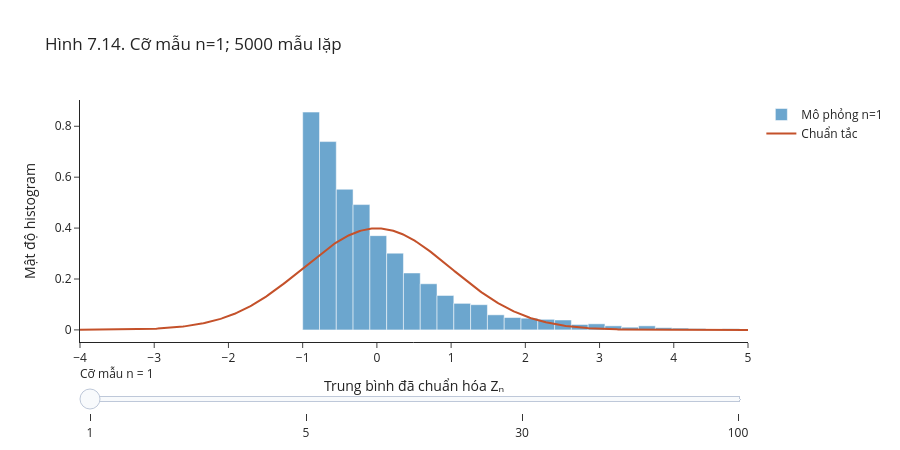

Write notebook code for a chart like this one.
### Markdown cell above
Ở hình tương tác dưới, thanh trượt đổi **cỡ mẫu** của các phân phối vừa mô phỏng (`z_theo_n`). Rê chuột để đọc khoảng $z$ và chiều cao mật độ; tổng diện tích các cột là 1. Ô này dùng lại kết quả đã tạo, nên kéo thanh trượt không mô phỏng lại và không đổi seed.

<!-- branch-plot-instructions:start -->

**Đọc code vẽ bằng Plotly.** `go.Figure` chứa các trace; mỗi `go.Scatter`, `go.Bar` hoặc trace khác nhận các mảng dữ liệu đã tính. `update_layout` đặt tiêu đề, nhãn và bộ điều khiển. Thanh trượt chọn trạng thái được dựng sẵn trong `steps`; đối chiếu `visible` hoặc dữ liệu của trace để biết hình thay đổi thế nào. Thử đổi thuộc tính hiển thị trong trace hoặc layout, rồi chạy lại ô; giữ dữ liệu để so sánh.

<!-- branch-plot-instructions:end -->

### Code cell
fig_clt = go.Figure()
cac_n=list(z_theo_n)
for i,n in enumerate(cac_n):
    cao,bien=np.histogram(z_theo_n[n],bins=40,density=True)
    tam=(bien[:-1]+bien[1:])/2
    fig_clt.add_trace(go.Bar(x=tam,y=cao,width=np.diff(bien),visible=(i==0),
        name=f"Mô phỏng n={n}",opacity=0.65,
        hovertemplate="z ≈ %{x:.2f}<br>Mật độ %{y:.3f}<extra></extra>"))
fig_clt.add_trace(go.Scatter(x=luoi_z,y=stats.norm.pdf(luoi_z),mode="lines",name="Chuẩn tắc",
                           line={"color":"#C4512A"}))
steps=[]
for i,n in enumerate(cac_n):
    steps.append(dict(method="update",label=str(n),args=[{"visible":[j==i for j in range(len(cac_n))]+[True]},
        {"title":{"text":f"Hình 7.14. Cỡ mẫu n={n}; {lap_clt} mẫu lặp"}}]))
fig_clt.update_layout(title=f"Hình 7.14. Cỡ mẫu n={cac_n[0]}; {lap_clt} mẫu lặp",
    xaxis={"title":"Trung bình đã chuẩn hóa Zₙ","range":[-4,5]},yaxis_title="Mật độ histogram",
    sliders=[dict(currentvalue={"prefix":"Cỡ mẫu n = "},steps=steps)],height=450,bargap=0)
fig_clt.show()

### Figure 1 — Plotly figure (JSON) as saved in the notebook; plotly's stock layout.template omitted (floating-point values rounded to 4 significant figures; data arrays with more than 128 entries replaced by an {"elided": "..."} marker saying what was removed)
{"data": [{"hovertemplate": "z ≈ %{x:.2f}<br>Mật độ %{y:.3f}<extra></extra>", "name": "Mô phỏng n=1", "opacity": 0.65, "type": "bar", "visible": true, "width": [0.2262, 0.2262, 0.2262, 0.2262, 0.2262, 0.2262, 0.2262, 0.2262, 0.2262, 0.2262, 0.2262, 0.2262, 0.2262, 0.2262, 0.2262, 0.2262, 0.2262, 0.2262, 0.2262, 0.2262, 0.2262, 0.2262, 0.2262, 0.2262, 0.2262, 0.2262, 0.2262, 0.2262, 0.2262, 0.2262, 0.2262, 0.2262, 0.2262, 0.2262, 0.2262, 0.2262, 0.2262, 0.2262, 0.2262, 0.2262], "x": [-0.8865, -0.6603, -0.434, -0.2078, 0.01846, 0.2447, 0.4709, 0.6972, 0.9234, 1.15, 1.376, 1.602, 1.828, 2.055, 2.281, 2.507, 2.733, 2.96, 3.186, 3.412, 3.638, 3.865, 4.091, 4.317, 4.543, 4.77, 4.996, 5.222, 5.448, 5.675, 5.901, 6.127, 6.353, 6.58, 6.806, 7.032, 7.258, 7.485, 7.711, 7.937], "y": [0.8557, 0.7399, 0.5525, 0.4924, 0.3704, 0.3014, 0.2237, 0.1812, 0.1353, 0.1043, 0.09901, 0.05923, 0.04862, 0.04597, 0.04155, 0.0389, 0.02122, 0.02387, 0.01591, 0.01061, 0.01591, 0.00884, 0.007072, 0.005304, 0.002652, 0.00442, 0.000884, 0.003536, 0.001768, 0.0, 0.001768, 0.001768, 0.000884, 0.000884, 0.000884, 0.0, 0.0, 0.0, 0.0, 0.001768]}, {"hovertemplate": "z ≈ %{x:.2f}<br>Mật độ %{y:.3f}<extra></extra>", "name": "Mô phỏng n=5", "opacity": 0.65, "type": "bar", "visible": false, "width": [0.1746, 0.1746, 0.1746, 0.1746, 0.1746, 0.1746, 0.1746, 0.1746, 0.1746, 0.1746, 0.1746, 0.1746, 0.1746, 0.1746, 0.1746, 0.1746, 0.1746, 0.1746, 0.1746, 0.1746, 0.1746, 0.1746, 0.1746, 0.1746, 0.1746, 0.1746, 0.1746, 0.1746, 0.1746, 0.1746, 0.1746, 0.1746, 0.1746, 0.1746, 0.1746, 0.1746, 0.1746, 0.1746, 0.1746, 0.1746], "x": [-1.965, -1.791, -1.616, -1.441, -1.267, -1.092, -0.9176, -0.743, -0.5684, -0.3938, -0.2192, -0.04465, 0.13, 0.3045, 0.4791, 0.6537, 0.8283, 1.003, 1.178, 1.352, 1.527, 1.701, 1.876, 2.051, 2.225, 2.4, 2.574, 2.749, 2.923, 3.098, 3.273, 3.447, 3.622, 3.796, 3.971, 4.146, 4.32, 4.495, 4.669, 4.844], "y": [0.004582, 0.03551, 0.08362, 0.1558, 0.2646, 0.3173, 0.3815, 0.4181, 0.4284, 0.4181, 0.4903, 0.3849, 0.3253, 0.3299, 0.2715, 0.2234, 0.2291, 0.1844, 0.1455, 0.1409, 0.1203, 0.08362, 0.06415, 0.04009, 0.0378, 0.03322, 0.02864, 0.01718, 0.01031, 0.01947, 0.009164, 0.009164, 0.009164, 0.004582, 0.002291, 0.001145, 0.001145, 0.001145, 0.001145, 0.001145]}, {"hovertemplate": "z ≈ %{x:.2f}<br>Mật độ %{y:.3f}<extra></extra>", "name": "Mô phỏng n=30", "opacity": 0.65, "type": "bar", "visible": false, "width": [0.1706, 0.1706, 0.1706, 0.1706, 0.1706, 0.1706, 0.1706, 0.1706, 0.1706, 0.1706, 0.1706, 0.1706, 0.1706, 0.1706, 0.1706, 0.1706, 0.1706, 0.1706, 0.1706, 0.1706, 0.1706, 0.1706, 0.1706, 0.1706, 0.1706, 0.1706, 0.1706, 0.1706, 0.1706, 0.1706, 0.1706, 0.1706, 0.1706, 0.1706, 0.1706, 0.1706, 0.1706, 0.1706, 0.1706, 0.1706], "x": [-2.742, -2.571, -2.4, -2.23, -2.059, -1.889, -1.718, -1.547, -1.377, -1.206, -1.036, -0.8651, -0.6945, -0.524, -0.3534, -0.1828, -0.01222, 0.1584, 0.3289, 0.4995, 0.6701, 0.8407, 1.011, 1.182, 1.352, 1.523, 1.694, 1.864, 2.035, 2.205, 2.376, 2.546, 2.717, 2.888, 3.058, 3.229, 3.399, 3.57, 3.741, 3.911], "y": [0.003517, 0.00469, 0.008207, 0.0129, 0.04455, 0.04924, 0.06683, 0.1243, 0.1595, 0.2169, 0.2321, 0.3248, 0.3564, 0.4139, 0.3904, 0.4115, 0.3564, 0.3904, 0.4068, 0.3318, 0.279, 0.2486, 0.2087, 0.1782, 0.1595, 0.1266, 0.09028, 0.08324, 0.0469, 0.03752, 0.02697, 0.0211, 0.01641, 0.01407, 0.007035, 0.001172, 0.002345, 0.002345, 0.00469, 0.002345]}, {"hovertemplate": "z ≈ %{x:.2f}<br>Mật độ %{y:.3f}<extra></extra>", "name": "Mô phỏng n=100", "opacity": 0.65, "type": "bar", "visible": false, "width": [0.2065, 0.2065, 0.2065, 0.2065, 0.2065, 0.2065, 0.2065, 0.2065, 0.2065, 0.2065, 0.2065, 0.2065, 0.2065, 0.2065, 0.2065, 0.2065, 0.2065, 0.2065, 0.2065, 0.2065, 0.2065, 0.2065, 0.2065, 0.2065, 0.2065, 0.2065, 0.2065, 0.2065, 0.2065, 0.2065, 0.2065, 0.2065, 0.2065, 0.2065, 0.2065, 0.2065, 0.2065, 0.2065, 0.2065, 0.2065], "x": [-3.731, -3.524, -3.318, -3.111, -2.905, -2.698, -2.492, -2.285, -2.079, -1.872, -1.665, -1.459, -1.252, -1.046, -0.8395, -0.633, -0.4264, -0.2199, -0.01343, 0.1931, 0.3996, 0.6061, 0.8126, 1.019, 1.226, 1.432, 1.639, 1.845, 2.052, 2.258, 2.465, 2.671, 2.878, 3.084, 3.291, 3.497, 3.704, 3.91, 4.117, 4.323], "y": [0.0009685, 0.0, 0.0, 0.001937, 0.001937, 0.007748, 0.0155, 0.02324, 0.03196, 0.06779, 0.1017, 0.1521, 0.184, 0.2266, 0.306, 0.3545, 0.3816, 0.398, 0.3971, 0.399, 0.3525, 0.3273, 0.277, 0.1879, 0.1898, 0.1211, 0.1017, 0.0736, 0.05714, 0.03971, 0.02131, 0.01743, 0.008716, 0.006779, 0.002905, 0.002905, 0.0009685, 0.0009685, 0.0, 0.0009685]}, {"line": {"color": "#C4512A"}, "mode": "lines", "name": "Chuẩn tắc", "type": "scatter", "x": {"elided": "500 float values"}, "y": {"elided": "500 float values"}}], "layout": {"bargap": 0, "height": 450, "sliders": [{"currentvalue": {"prefix": "Cỡ mẫu n = "}, "steps": [{"args": [{"visible": [true, false, false, false, true]}, {"title": {"text": "Hình 7.14. Cỡ mẫu n=1; 5000 mẫu lặp"}}], "label": "1", "method": "update"}, {"args": [{"visible": [false, true, false, false, true]}, {"title": {"text": "Hình 7.14. Cỡ mẫu n=5; 5000 mẫu lặp"}}], "label": "5", "method": "update"}, {"args": [{"visible": [false, false, true, false, true]}, {"title": {"text": "Hình 7.14. Cỡ mẫu n=30; 5000 mẫu lặp"}}], "label": "30", "method": "update"}, {"args": [{"visible": [false, false, false, true, true]}, {"title": {"text": "Hình 7.14. Cỡ mẫu n=100; 5000 mẫu lặp"}}], "label": "100", "method": "update"}]}], "title": {"text": "Hình 7.14. Cỡ mẫu n=1; 5000 mẫu lặp"}, "xaxis": {"range": [-4, 5], "title": {"text": "Trung bình đã chuẩn hóa Zₙ"}}, "yaxis": {"title": {"text": "Mật độ histogram"}}}}
